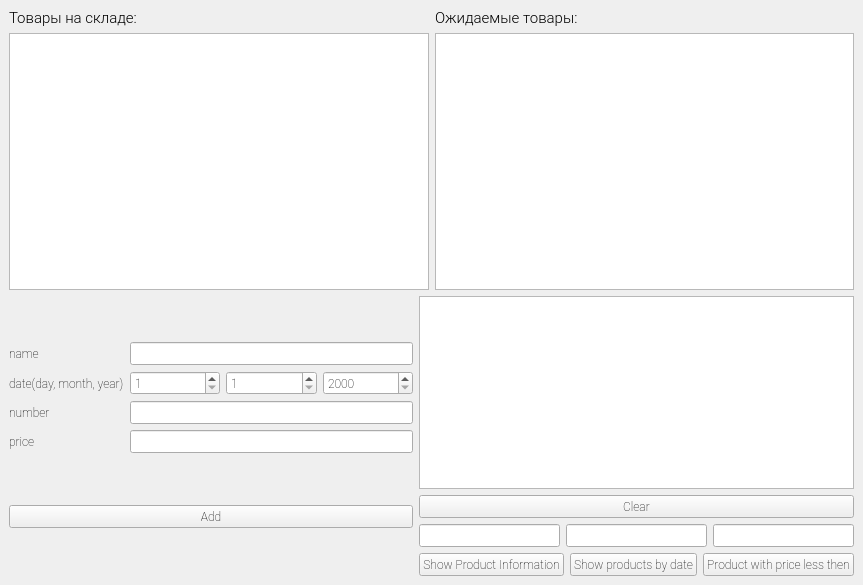
<?xml version="1.0" encoding="UTF-8"?>
<ui version="4.0">
 <class>MainWindow</class>
 <widget class="QMainWindow" name="MainWindow">
  <property name="geometry">
   <rect>
    <x>0</x>
    <y>0</y>
    <width>863</width>
    <height>585</height>
   </rect>
  </property>
  <property name="font">
   <font>
    <family>Roboto Thin</family>
   </font>
  </property>
  <property name="windowTitle">
   <string>MainWindow</string>
  </property>
  <widget class="QWidget" name="centralwidget">
   <layout class="QVBoxLayout" name="verticalLayout_7">
    <item>
     <layout class="QHBoxLayout" name="horizontalLayout">
      <item>
       <layout class="QVBoxLayout" name="verticalLayout">
        <item>
         <widget class="QLabel" name="label">
          <property name="font">
           <font>
            <family>Roboto Light</family>
            <pointsize>11</pointsize>
            <weight>50</weight>
            <italic>false</italic>
            <bold>false</bold>
           </font>
          </property>
          <property name="text">
           <string>Товары на складе:</string>
          </property>
         </widget>
        </item>
        <item>
         <widget class="QListWidget" name="productListWidget"/>
        </item>
       </layout>
      </item>
      <item>
       <layout class="QVBoxLayout" name="verticalLayout_2">
        <item>
         <widget class="QLabel" name="label_2">
          <property name="font">
           <font>
            <family>Roboto Light</family>
            <pointsize>11</pointsize>
           </font>
          </property>
          <property name="text">
           <string>Ожидаемые товары:</string>
          </property>
         </widget>
        </item>
        <item>
         <widget class="QListWidget" name="expectedListWidget"/>
        </item>
       </layout>
      </item>
     </layout>
    </item>
    <item>
     <layout class="QHBoxLayout" name="horizontalLayout_6">
      <item>
       <layout class="QVBoxLayout" name="verticalLayout_5">
        <item>
         <layout class="QHBoxLayout" name="horizontalLayout_5">
          <item>
           <layout class="QVBoxLayout" name="verticalLayout_4">
            <item>
             <widget class="QLabel" name="label_3">
              <property name="text">
               <string>name</string>
              </property>
             </widget>
            </item>
            <item>
             <widget class="QLabel" name="label_4">
              <property name="text">
               <string>date(day, month, year)</string>
              </property>
             </widget>
            </item>
            <item>
             <widget class="QLabel" name="label_5">
              <property name="text">
               <string>number</string>
              </property>
             </widget>
            </item>
            <item>
             <widget class="QLabel" name="label_6">
              <property name="text">
               <string>price</string>
              </property>
             </widget>
            </item>
           </layout>
          </item>
          <item>
           <layout class="QVBoxLayout" name="verticalLayout_3">
            <item>
             <widget class="QLineEdit" name="nameLineEdit"/>
            </item>
            <item>
             <layout class="QHBoxLayout" name="horizontalLayout_2">
              <item>
               <widget class="QSpinBox" name="daySpinBox">
                <property name="minimum">
                 <number>1</number>
                </property>
                <property name="maximum">
                 <number>31</number>
                </property>
               </widget>
              </item>
              <item>
               <widget class="QSpinBox" name="monthSpinBox">
                <property name="minimum">
                 <number>1</number>
                </property>
                <property name="maximum">
                 <number>12</number>
                </property>
               </widget>
              </item>
              <item>
               <widget class="QSpinBox" name="yearSpinBox">
                <property name="minimum">
                 <number>2000</number>
                </property>
                <property name="maximum">
                 <number>9999</number>
                </property>
               </widget>
              </item>
             </layout>
            </item>
            <item>
             <widget class="QLineEdit" name="numberLineEdit"/>
            </item>
            <item>
             <widget class="QLineEdit" name="priceLineEdit"/>
            </item>
           </layout>
          </item>
         </layout>
        </item>
        <item>
         <widget class="QPushButton" name="addPushButton">
          <property name="text">
           <string>Add</string>
          </property>
         </widget>
        </item>
       </layout>
      </item>
      <item>
       <layout class="QVBoxLayout" name="verticalLayout_6">
        <item>
         <widget class="QListWidget" name="showProductListWidget"/>
        </item>
        <item>
         <widget class="QPushButton" name="clearPushButton">
          <property name="text">
           <string>Clear</string>
          </property>
         </widget>
        </item>
        <item>
         <layout class="QHBoxLayout" name="horizontalLayout_4">
          <item>
           <widget class="QLineEdit" name="productLineInput"/>
          </item>
          <item>
           <widget class="QLineEdit" name="productByDateLineEdit"/>
          </item>
          <item>
           <widget class="QLineEdit" name="productByPriceLineEdit"/>
          </item>
         </layout>
        </item>
        <item>
         <layout class="QHBoxLayout" name="horizontalLayout_3">
          <item>
           <widget class="QPushButton" name="showPushButton">
            <property name="text">
             <string>Show Product Information</string>
            </property>
           </widget>
          </item>
          <item>
           <widget class="QPushButton" name="datePushButton">
            <property name="text">
             <string>Show products by date</string>
            </property>
           </widget>
          </item>
          <item>
           <widget class="QPushButton" name="pricePushButton">
            <property name="text">
             <string>Product with price less then</string>
            </property>
           </widget>
          </item>
         </layout>
        </item>
       </layout>
      </item>
     </layout>
    </item>
   </layout>
  </widget>
 </widget>
 <resources/>
 <connections/>
</ui>
